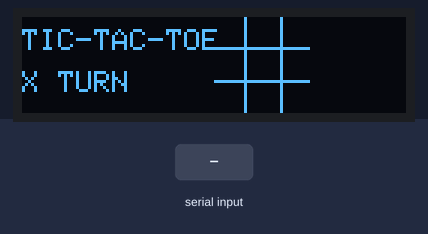
This sketch was run on a simulated ESP32-S3. Shown: 128×32 one-colour display. The inputs (shaded band) are chosen by the test bench.

Above: at 1.2 s.
1.3 s: "1" received over Serial
At 1.8 s:
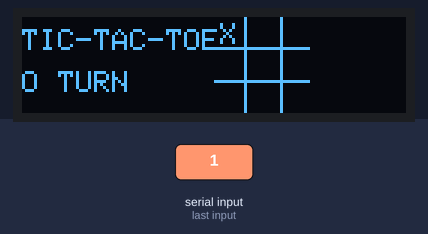
2.8 s: "2" received over Serial
At 4.1 s:
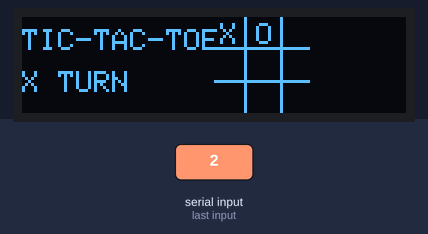
Timing chart, 0 to 5.8 s (numbered marks = the images above; inputs shaded):
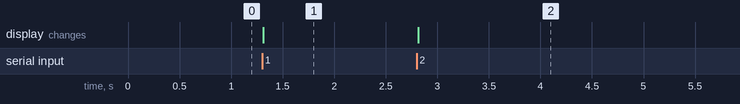

Measured:
- after the input at 1.3 s, the display: changes at once (image 1)
- after the input at 2.8 s, the display: changes at once (image 2)

The sketch:

tic_tac_toe.ino
```cpp
/**************************************************************************
 * @file tic_tac_toe.ino
 * @brief Self-contained Tic-Tac-Toe game engine for ESP32-S3 and SSD1306
 * * Hardware Configuration:
 * - MCU: ESP32-S3
 * - Display: SSD1306 128x32 OLED Panel
 * - SDA: GPIO 47
 * - SCL: GPIO 48
 * * Control Interface:
 * - Inputs are processed via numbers 1-9 over USB Serial at 115200 baud.
 **************************************************************************/

#include <SPI.h>
#include <Wire.h>
#include <Adafruit_GFX.h>
#include <Adafruit_SSD1306.h>

#define SCREEN_WIDTH 128
#define SCREEN_HEIGHT 32

#define I2C_SDA 47
#define I2C_SCL 48

#define OLED_RESET     -1
#define SCREEN_ADDRESS 0x3C
Adafruit_SSD1306 display(SCREEN_WIDTH, SCREEN_HEIGHT, &Wire, OLED_RESET);

// Game State Definition
char board[9];
char currentPlayer;
bool isGameOver;
String gameStatusMessage;

void resetGame();
bool checkWin();
bool checkDraw();
void drawInterface();

void setup() {
  Serial.begin(115200);

  Wire.begin(I2C_SDA, I2C_SCL);
  if(!display.begin(SSD1306_SWITCHCAPVCC, SCREEN_ADDRESS)) {
    Serial.println(F("ERROR: SSD1306 allocation failed."));
    for(;;);
  }

  resetGame();
}

void loop() {
  if (Serial.available() > 0) {
    char input = Serial.read();

    // Clear any trailing newline or carriage return characters
    while(Serial.available() > 0) { Serial.read(); }

    if (isGameOver) {
      resetGame();
    } else {
      if (input >= '1' && input <= '9') {
        int index = input - '1';

        // Validate if cell is empty
        if (board[index] == ' ') {
          board[index] = currentPlayer;

          if (checkWin()) {
            gameStatusMessage = String(currentPlayer) + " WINS!";
            isGameOver = true;
          } else if (checkDraw()) {
            gameStatusMessage = "DRAW!";
            isGameOver = true;
          } else {
            // Switch turn
            currentPlayer = (currentPlayer == 'X') ? 'O' : 'X';
            gameStatusMessage = String(currentPlayer) + " TURN";
          }
        }
      }
    }
    drawInterface();
  }
}

void resetGame() {
  for (int i = 0; i < 9; i++) {
    board[i] = ' ';
  }
  currentPlayer = 'X';
  isGameOver = false;
  gameStatusMessage = "X TURN";
  drawInterface();
}

bool checkWin() {
  // Win condition row/column/diagonal mapping offsets
  const int winStates[8][3] = {
    {0, 1, 2}, {3, 4, 5}, {6, 7, 8}, // Rows
    {0, 3, 6}, {1, 4, 7}, {2, 5, 8}, // Columns
    {0, 4, 8}, {2, 4, 6}             // Diagonals
  };

  for (int i = 0; i < 8; i++) {
    if (board[winStates[i][0]] != ' ' &&
        board[winStates[i][0]] == board[winStates[i][1]] &&
        board[winStates[i][0]] == board[winStates[i][2]]) {
      return true;
    }
  }
  return false;
}

bool checkDraw() {
  for (int i = 0; i < 9; i++) {
    if (board[i] == ' ') return false;
  }
  return true;
}

void drawInterface() {
  display.clearDisplay();
  display.setTextSize(1);
  display.setTextColor(SSD1306_WHITE);

  // Render 3x3 Grid Matrix Borders (Constrained to 32px height)
  display.drawFastVLine(74, 0, 32, SSD1306_WHITE);
  display.drawFastVLine(86, 0, 32, SSD1306_WHITE);
  display.drawFastHLine(64, 10, 32, SSD1306_WHITE);
  display.drawFastHLine(64, 21, 32, SSD1306_WHITE);

  // Map and Render Board Matrix Tokens
  int colWidth = 12;
  int rowHeight = 11;
  int startX = 66;

  for (int i = 0; i < 9; i++) {
    if (board[i] != ' ') {
      int row = i / 3;
      int col = i % 3;
      display.setCursor(startX + (col * colWidth), 2 + (row * rowHeight));
      display.print(board[i]);
    }
  }

  // Render Sidebar Text Status Metadata
  display.setCursor(0, 4);
  display.print(F("TIC-TAC-TOE"));
  display.setCursor(0, 18);
  display.print(gameStatusMessage);

  display.display();
}
```
